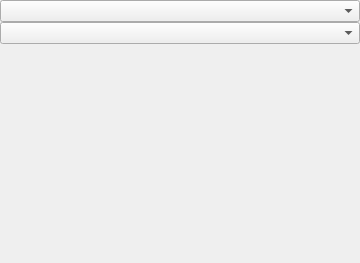
<?xml version="1.0" encoding="UTF-8"?>
<ui version="4.0">
 <class>ControllerCutMeshLineOptionsWidget</class>
 <widget class="QWidget" name="ControllerCutMeshLineOptionsWidget">
  <property name="geometry">
   <rect>
    <x>0</x>
    <y>0</y>
    <width>360</width>
    <height>263</height>
   </rect>
  </property>
  <property name="windowTitle">
   <string>Form</string>
  </property>
  <layout class="QVBoxLayout" name="verticalLayout">
   <property name="spacing">
    <number>0</number>
   </property>
   <property name="leftMargin">
    <number>0</number>
   </property>
   <property name="topMargin">
    <number>0</number>
   </property>
   <property name="rightMargin">
    <number>0</number>
   </property>
   <property name="bottomMargin">
    <number>0</number>
   </property>
   <item>
    <widget class="QComboBox" name="m_CbMeshSelector"/>
   </item>
   <item>
    <widget class="QComboBox" name="m_CbShapeSelector"/>
   </item>
   <item>
    <spacer name="verticalSpacer">
     <property name="orientation">
      <enum>Qt::Vertical</enum>
     </property>
     <property name="sizeHint" stdset="0">
      <size>
       <width>20</width>
       <height>40</height>
      </size>
     </property>
    </spacer>
   </item>
  </layout>
 </widget>
 <resources/>
 <connections/>
</ui>
